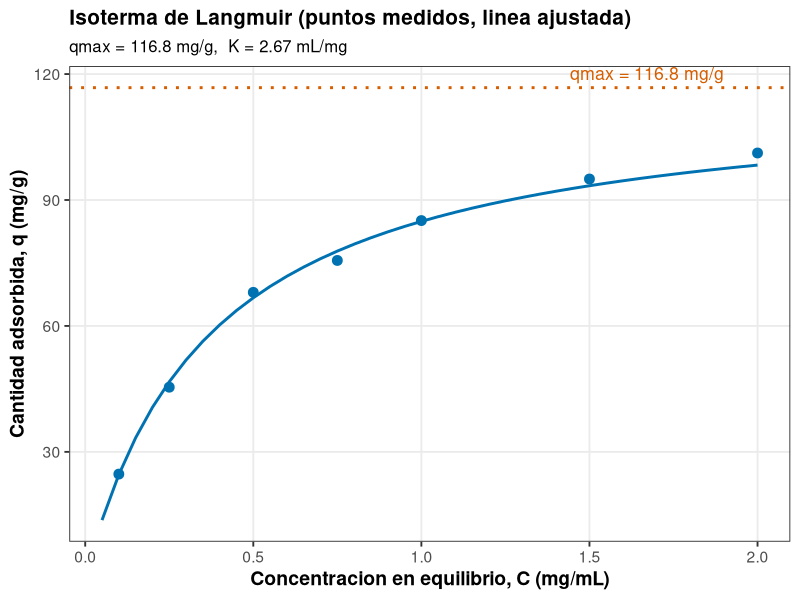
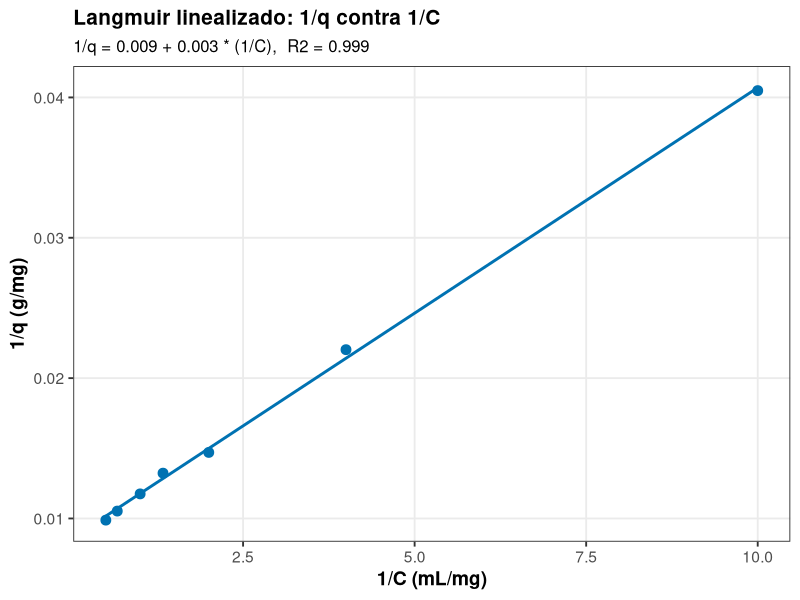
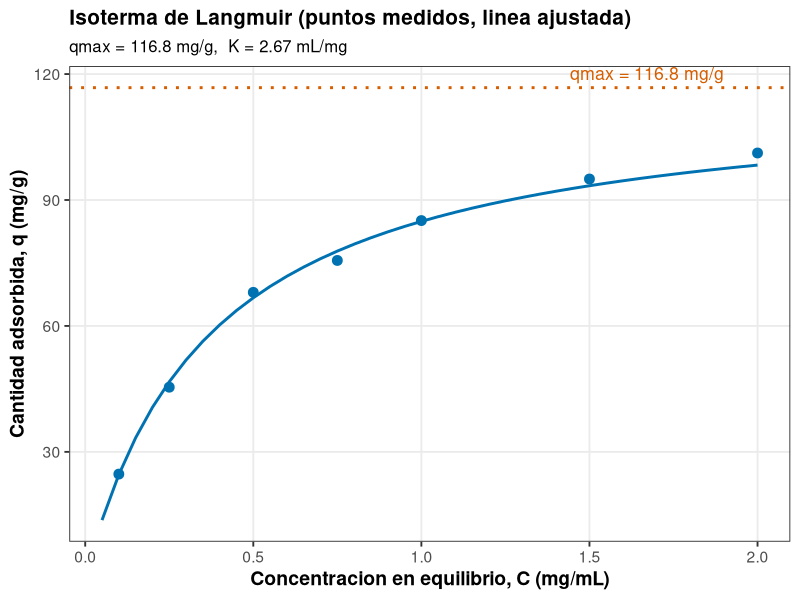
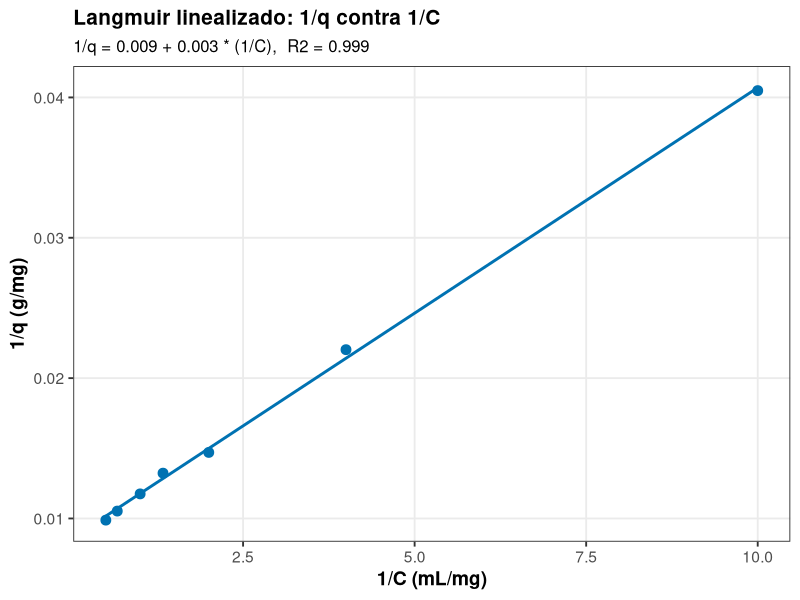

The R script that drew these images, in order:
# ==========================================================================
# 06. Adsorcion: isoterma de Langmuir
# ==========================================================================
# Autor: Dr. Jose Juan Torres Martinez
# Docente de Ciencias Quimicas
# Universidad Autonoma de San Luis Potosi (UASLP)
# Mexico
#
# Material academico para estudiantes
# Serie "Bioseparaciones" - Teoria, Unidad 6. Adsorcion
#
# Descripcion: Recorrido por la planta, sexta parada: la columna de adsorcion. Aqui se ajusta la isoterma de Langmuir, q = qmax * K * C / (1 + K * C), a la cantidad adsorbida medida contra la concentracion en equilibrio. La forma linealizada 1/q contra 1/C da qmax y K por regresion, y con ellos se predice la capacidad a cualquier concentracion. Lo que se aprende aqui dice cuanta proteina retiene la columna antes de saturarse.
#
# Objetivos de aprendizaje:
#   - Ajustar la isoterma de Langmuir por su forma linealizada.
#   - Interpretar qmax como la capacidad maxima del adsorbente.
#   - Interpretar K como la afinidad entre soluto y adsorbente.

# Datos: datos_langmuir.csv (cantidad adsorbida medida contra concentracion en equilibrio).
# Recorrido: llegamos a la columna de adsorcion con la corriente ya concentrada y lavada. Primera parada: linealizar la isoterma y ajustar qmax y K. Segunda parada: trazar la curva de Langmuir con los parametros ajustados. En cada parada medimos, calculamos y comentamos que significa el resultado antes de seguir.
# ==========================================================================

library(tidyverse)

# --------------------------------------------------------------------------
# Carpeta de trabajo: la del propio script
# --------------------------------------------------------------------------
# El script resuelve solo la carpeta donde esta guardado y la pone como
# carpeta de trabajo, asi los archivos de datos se leen por su nombre y la
# grafica se guarda en la misma carpeta, sin editar rutas.
# Primero prueba la ruta del documento activo en RStudio o Positron, luego
# la ruta del archivo al correr con Rscript o source(), y si nada de eso
# da una ruta, se queda en la carpeta de trabajo actual.
ruta_script <- NULL
if (requireNamespace("rstudioapi", quietly = TRUE) &&
    rstudioapi::isAvailable()) {
  ruta_script <- tryCatch(
    rstudioapi::getActiveDocumentContext()$path,
    error = function(e) NULL
  )
}
if (is.null(ruta_script) || !nzchar(ruta_script)) {
  ruta_script <- tryCatch(sys.frame(1)$ofile, error = function(e) NULL)
}
# Con Rscript el archivo no deja marco en la pila, asi que su ruta viene
# en los argumentos de la linea de comandos (--file=...).
if (is.null(ruta_script) || !nzchar(ruta_script)) {
  archivo <- grep("--file=", commandArgs(trailingOnly = FALSE), value = TRUE)
  if (length(archivo) > 0) {
    ruta_script <- sub("--file=", "", archivo[1])
  }
}
if (!is.null(ruta_script) && nzchar(ruta_script)) {
  setwd(dirname(normalizePath(ruta_script, mustWork = FALSE)))
}

# Estilo de graficas: tema claro y legible, paleta apta para daltonicos
# (Okabe-Ito) y tamano de fuente base mayor, para que las graficas se
# lean bien en el reporte y en la presentacion.
paleta <- c("#0072B2", "#E69F00", "#009E73", "#CC79A7", "#56B4E9", "#D55E00")
tema <- theme_bw(base_size = 14) +
  theme(
    plot.title = element_text(face = "bold", size = 15),
    plot.subtitle = element_text(size = 12),
    axis.title = element_text(face = "bold"),
    legend.position = "bottom",
    legend.title = element_text(face = "bold"),
    panel.grid.minor = element_blank()
  )

# --------------------------------------------------------------------------
# Parada 1. Leer los datos y linealizar la isoterma
# --------------------------------------------------------------------------
# Estamos frente a la columna de adsorcion. Medimos cuanta proteina queda retenida por gramo de adsorbente a cada concentracion en equilibrio, y linealizamos la isoterma para sacar qmax y K por regresion.
# Langmuir: q = qmax * K * C / (1 + K * C).
# Forma lineal: 1/q = 1/qmax + (1 / (qmax * K)) * (1/C).
datos <- read_csv("datos_langmuir.csv", show_col_types = FALSE)

datos <- datos %>%
  mutate(inv_c = 1 / concentracion_equilibrio_mg_ml,
         inv_q = 1 / q_mg_g)

ajuste <- lm(inv_q ~ inv_c, data = datos)
print(summary(ajuste))

qmax <- 1 / coef(ajuste)[["(Intercept)"]]
k_langmuir <- coef(ajuste)[["(Intercept)"]] / coef(ajuste)[["inv_c"]]

tabla_langmuir <- tibble(qmax_mg_g = qmax, k_por_mg_ml = k_langmuir)
print(tabla_langmuir)

# --------------------------------------------------------------------------
# Parada 2. Curva de Langmuir con los parametros ajustados
# --------------------------------------------------------------------------
# Seguimos en la columna: con qmax y K ya calculados trazamos la curva de Langmuir completa, para predecir la capacidad a cualquier concentracion.
curva <- tibble(
  concentracion_equilibrio_mg_ml = seq(0.05, 2.0, by = 0.05)
) %>%
  mutate(q_modelo = qmax * k_langmuir *
           concentracion_equilibrio_mg_ml /
           (1 + k_langmuir * concentracion_equilibrio_mg_ml))

# --------------------------------------------------------------------------
# Parada 3. Grafica 1: isoterma medida y modelo ajustado
# --------------------------------------------------------------------------
# Graficamos la isoterma: los puntos son lo medido en la columna y la linea es el modelo de Langmuir con qmax y K del ajuste; la linea punteada es qmax, la capacidad maxima del adsorbente.
grafica_iso <- ggplot() +
  geom_hline(yintercept = qmax, linetype = "dotted", color = paleta[6],
             linewidth = 1) +
  annotate("text", x = 1.9, y = qmax,
           label = paste0("qmax = ", round(qmax, 1), " mg/g"),
           hjust = 1, vjust = -0.6, size = 4.5, color = paleta[6]) +
  geom_line(data = curva,
            aes(x = concentracion_equilibrio_mg_ml, y = q_modelo),
            linewidth = 1, color = paleta[1]) +
  geom_point(data = datos,
             aes(x = concentracion_equilibrio_mg_ml, y = q_mg_g),
             size = 3, color = paleta[1]) +
  labs(
    x = "Concentracion en equilibrio, C (mg/mL)",
    y = "Cantidad adsorbida, q (mg/g)",
    title = "Isoterma de Langmuir (puntos medidos, linea ajustada)",
    subtitle = paste0("qmax = ", round(qmax, 1), " mg/g,  K = ",
                      round(k_langmuir, 2), " mL/mg")
  ) +
  tema

print(grafica_iso)

# --------------------------------------------------------------------------
# Parada 4. Grafica 2: forma linealizada 1/q contra 1/C
# --------------------------------------------------------------------------
# Seguimos a la segunda grafica: la forma linealizada, donde los mismos datos se ven como una recta y se comprueba que siguen la isoterma de Langmuir.
ecuacion_langmuir <- paste0(
  "1/q = ", round(coef(ajuste)[["(Intercept)"]], 3),
  " + ", round(coef(ajuste)[["inv_c"]], 3), " * (1/C),  R2 = ",
  round(summary(ajuste)$r.squared, 3)
)
grafica_lin <- ggplot(datos, aes(x = inv_c, y = inv_q)) +
  geom_point(size = 3, color = paleta[1]) +
  geom_smooth(method = "lm", se = FALSE, linewidth = 1, color = paleta[1]) +
  labs(
    x = "1/C (mL/mg)",
    y = "1/q (g/mg)",
    title = "Langmuir linealizado: 1/q contra 1/C",
    subtitle = ecuacion_langmuir
  ) +
  tema

print(grafica_lin)

# --------------------------------------------------------------------------
# 5. Exportar las graficas
# --------------------------------------------------------------------------
# Antes de salir de la columna de adsorcion guardamos las dos graficas del recorrido.
ggsave("06_langmuir.png", grafica_iso,
       width = 18, height = 12, units = "cm", dpi = 300)
ggsave("06_langmuir_lineal.png", grafica_lin,
       width = 18, height = 12, units = "cm", dpi = 300)

# --------------------------------------------------------------------------
# Interpretacion
# --------------------------------------------------------------------------
# Grafica 1 (isoterma de Langmuir): el eje x es la concentracion en equilibrio C en mg/mL y el eje y es la cantidad adsorbida q en mg/g.
# - La cantidad adsorbida sube rapido a concentracion baja y se acerca a un techo: ese techo es qmax, la capacidad maxima del adsorbente. Esto significa que por encima de cierta concentracion la columna ya no retiene mas proteina, y por eso lo siguiente es dimensionar la columna con qmax y no con la concentracion de entrada.
# Grafica 2 (forma linealizada): el eje x es 1/C en mL/mg y el eje y es 1/q en g/mg.
# - La forma linealizada es recta, lo que confirma que los datos siguen la isoterma de Langmuir en este intervalo. Esto significa que qmax y K del ajuste describen bien la columna y se pueden usar para disenar el adsorbedor.

# --------------------------------------------------------------------------
# Que aprendimos
# --------------------------------------------------------------------------
# - qmax y K salen de la regresion de 1/q contra 1/C, no de valores supuestos.
# - Con qmax y K se calcula cuanta proteina retiene el adsorbente a cualquier concentracion, que es el dato para disenar el adsorbedor.
# Terminamos el recorrido en la columna de adsorcion: ya sabemos cuanta proteina retiene y con que afinidad. Seguimos a la siguiente parada de la linea: el extractor liquido-liquido, donde el soluto pasa de una fase a otra segun el pH.
